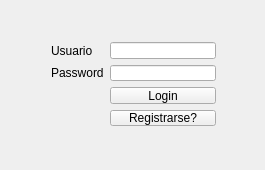
<?xml version="1.0" encoding="UTF-8"?>
<ui version="4.0">
 <class>Registro</class>
 <widget class="QMainWindow" name="Registro">
  <property name="enabled">
   <bool>true</bool>
  </property>
  <property name="geometry">
   <rect>
    <x>0</x>
    <y>0</y>
    <width>265</width>
    <height>170</height>
   </rect>
  </property>
  <property name="sizePolicy">
   <sizepolicy hsizetype="Preferred" vsizetype="Preferred">
    <horstretch>0</horstretch>
    <verstretch>0</verstretch>
   </sizepolicy>
  </property>
  <property name="windowTitle">
   <string>Registro</string>
  </property>
  <widget class="QWidget" name="centralWidget">
   <widget class="QWidget" name="">
    <property name="geometry">
     <rect>
      <x>300</x>
      <y>40</y>
      <width>187</width>
      <height>77</height>
     </rect>
    </property>
    <layout class="QGridLayout" name="gridLayout">
     <item row="0" column="0">
      <widget class="QLabel" name="user2">
       <property name="text">
        <string>Usuario</string>
       </property>
      </widget>
     </item>
     <item row="0" column="1">
      <widget class="QLineEdit" name="username2">
       <property name="echoMode">
        <enum>QLineEdit::Normal</enum>
       </property>
      </widget>
     </item>
     <item row="1" column="0">
      <widget class="QLabel" name="pass2">
       <property name="text">
        <string>Password</string>
       </property>
      </widget>
     </item>
     <item row="1" column="1">
      <widget class="QLineEdit" name="password2">
       <property name="echoMode">
        <enum>QLineEdit::Password</enum>
       </property>
      </widget>
     </item>
     <item row="2" column="1">
      <widget class="QPushButton" name="registro2">
       <property name="text">
        <string>Registrarse</string>
       </property>
      </widget>
     </item>
    </layout>
   </widget>
   <widget class="QWidget" name="">
    <property name="geometry">
     <rect>
      <x>40</x>
      <y>31</y>
      <width>187</width>
      <height>106</height>
     </rect>
    </property>
    <layout class="QGridLayout" name="gridLayout_2">
     <item row="0" column="0">
      <widget class="QLabel" name="user">
       <property name="text">
        <string>Usuario</string>
       </property>
      </widget>
     </item>
     <item row="0" column="1">
      <widget class="QLineEdit" name="username">
       <property name="echoMode">
        <enum>QLineEdit::Normal</enum>
       </property>
      </widget>
     </item>
     <item row="1" column="0">
      <widget class="QLabel" name="pass">
       <property name="text">
        <string>Password</string>
       </property>
      </widget>
     </item>
     <item row="1" column="1">
      <widget class="QLineEdit" name="password">
       <property name="echoMode">
        <enum>QLineEdit::Password</enum>
       </property>
      </widget>
     </item>
     <item row="2" column="1">
      <widget class="QPushButton" name="login">
       <property name="text">
        <string>Login</string>
       </property>
      </widget>
     </item>
     <item row="3" column="1">
      <widget class="QPushButton" name="registro">
       <property name="text">
        <string>Registrarse?</string>
       </property>
      </widget>
     </item>
    </layout>
   </widget>
  </widget>
 </widget>
 <layoutdefault spacing="6" margin="11"/>
 <resources/>
 <connections/>
</ui>
